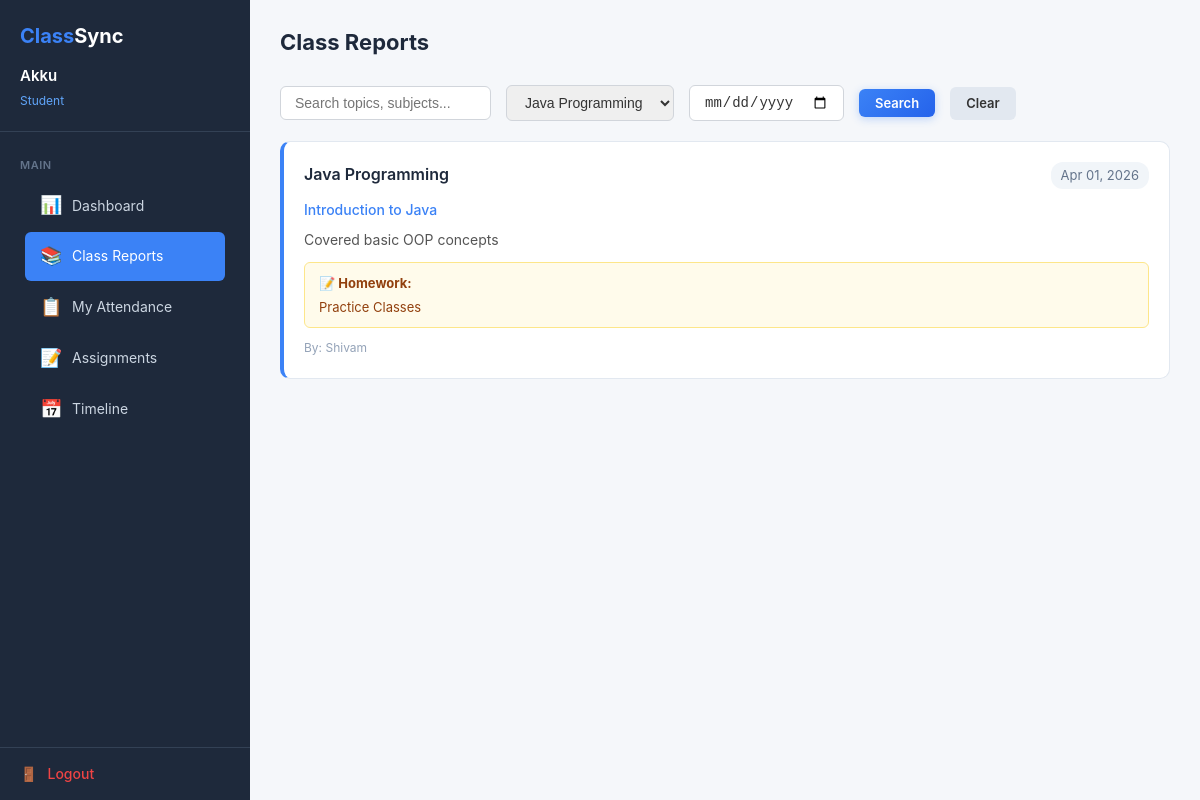
Page /student/reports.php?subject=Java Programming (signed in) on the committed database.
### tables this page shows
CREATE TABLE IF NOT EXISTS reports (
    report_id INT AUTO_INCREMENT PRIMARY KEY,
    teacher_id INT NOT NULL,
    subject_id INT NOT NULL,
    course_id INT NOT NULL,
    year VARCHAR(20) NOT NULL,
    section_id INT NOT NULL,
    topic VARCHAR(200) NOT NULL,
    description TEXT,
    homework TEXT,
    date DATE NOT NULL,
    created_at TIMESTAMP DEFAULT CURRENT_TIMESTAMP,
    FOREIGN KEY (teacher_id) REFERENCES users(id) ON DELETE CASCADE,
    FOREIGN KEY (subject_id) REFERENCES subjects(subject_id) ON DELETE CASCADE,
    FOREIGN KEY (course_id) REFERENCES courses(course_id) ON DELETE CASCADE,
    FOREIGN KEY (section_id) REFERENCES sections(section_id) ON DELETE CASCADE
);

CREATE TABLE IF NOT EXISTS subjects (
    subject_id INT AUTO_INCREMENT PRIMARY KEY,
    subject_name VARCHAR(100) NOT NULL,
    teacher_id INT NOT NULL,
    FOREIGN KEY (teacher_id) REFERENCES users(id) ON DELETE CASCADE
);

CREATE TABLE IF NOT EXISTS users (
    id INT AUTO_INCREMENT PRIMARY KEY,
    name VARCHAR(100) NOT NULL,
    email VARCHAR(100) NOT NULL UNIQUE,
    password VARCHAR(255) NOT NULL,
    role ENUM('admin', 'teacher', 'student') NOT NULL,
    registration_number VARCHAR(20) UNIQUE,
     
    course_id INT NULL,
    year VARCHAR(20) NULL,
    section_id INT NULL,
     
    department VARCHAR(100) NULL,
    subject_id INT NULL,
    created_at TIMESTAMP DEFAULT CURRENT_TIMESTAMP,
    FOREIGN KEY (course_id) REFERENCES courses(course_id) ON DELETE SET NULL,
    FOREIGN KEY (section_id) REFERENCES sections(section_id) ON DELETE SET NULL
);

### student/reports.php (the view, shortened to what this page needs)
<?php
require_once '../config/database.php';
$user_id = $_SESSION['user_id'];
$user_info = $conn->query("SELECT course_id, year, section_id FROM users WHERE id = $user_id")->fetch_assoc();
$course_id = $user_info['course_id'] ?? 0;
$year = $user_info['year'] ?? '';
$section_id = $user_info['section_id'] ?? 0;
$filter_subject = $_GET['subject'] ?? '';
$filter_date = $_GET['date'] ?? '';
$search = $_GET['search'] ?? '';
$query = "SELECT r.*, u.name as teacher_name, s.subject_name FROM reports r
          JOIN users u ON r.teacher_id = u.id
          JOIN subjects s ON r.subject_id = s.subject_id
          WHERE r.course_id = ? AND r.year = ? AND r.section_id = ?";
$params = [$course_id, $year, $section_id];
$types = "isi";
if ($filter_subject) {
    $query .= " AND s.subject_name = ?";
    $params[] = $filter_subject;
    $types .= "s";
}
$query .= " ORDER BY r.date DESC";
$stmt = $conn->prepare($query);
if (!empty($params)) {
    $stmt->bind_param($types, ...$params);
}
$stmt->execute();
$reports = $stmt->get_result();
$subjects = $conn->query("
    SELECT DISTINCT s.subject_name
    FROM reports r
    JOIN subjects s ON r.subject_id = s.subject_id
    WHERE r.course_id = '$course_id' AND r.year = '$year' AND r.section_id = '$section_id'
    ORDER BY s.subject_name ASC
");
$missed_dates = [];
?>
<!DOCTYPE html>
<html lang="en">
<head>
    <link rel="stylesheet" href="/ClassSync/assets/css/style.css">
    <link rel="stylesheet" href="/ClassSync/assets/css/dashboard.css">
</head>
<body>
    <div class="dashboard-page">
        <?php include '../includes/sidebar.php'; ?>
        <div class="main-content">
            <div class="top-bar">
                <div>
                    <h1>Class Reports</h1>
                </div>
            </div>
            <form method="GET" class="filter-bar">
                <input type="text" name="search" placeholder="Search topics, subjects..." value="<?php echo htmlspecialchars($search); ?>">
                <select name="subject">
                    <?php while ($s = $subjects->fetch_assoc()): ?>
                        <option value="<?php echo htmlspecialchars($s['subject_name']); ?>" <?php echo $filter_subject === $s['subject_name'] ? 'selected' : ''; ?>>
                            <?php echo htmlspecialchars($s['subject_name']); ?>
                        </option>
                    <?php endwhile; ?>
                </select>
                <input type="date" name="date" value="<?php echo $filter_date; ?>">
                <button type="submit" class="btn btn-blue btn-sm">Search</button>
                <a href="/ClassSync/student/reports.php" class="btn btn-sm" style="background:#e2e8f0;color:#333;">Clear</a>
            </form>
            <?php if ($reports->num_rows > 0): ?>
                <?php while ($r = $reports->fetch_assoc()):
                    $is_missed = in_array($r['date'], $missed_dates);
                ?>
                <div class="report-card" style="<?php echo $is_missed ? 'border-left-color:#ef4444;background:#fef2f2;' : ''; ?>">
                    <div class="report-header">
                        <span class="report-subject"><?php echo htmlspecialchars($r['subject_name']); ?></span>
                        <span class="report-date"><?php echo date('M d, Y', strtotime($r['date'])); ?></span>
                    </div>
                    <div class="report-topic"><?php echo htmlspecialchars($r['topic']); ?></div>
                    <div class="report-desc"><?php echo nl2br(htmlspecialchars($r['description'])); ?></div>
                    <?php if (!empty($r['homework'])): ?>
                    <div class="report-homework">
                        <strong>📝 Homework:</strong>
                        <?php echo htmlspecialchars($r['homework']); ?>
                    </div>
                    <?php endif; ?>
                    <div style="font-size:12px;color:#94a3b8;margin-top:10px;">By: <?php echo htmlspecialchars($r['teacher_name']); ?></div>
                </div>
                <?php endwhile; ?>
            <?php endif; ?>
        </div>
    </div>
</body>
</html>

### assets/css/style.css (style rules this page uses)
* { margin: 0; padding: 0; box-sizing: border-box; }
body { font-family: 'Inter', 'Segoe UI', Tahoma, Geneva, Verdana, sans-serif; line-height: 1.6; color: #1e293b; background-color: #f8fafc; -webkit-font-smoothing: antialiased; }
a { text-decoration: none; color: inherit; }
.btn { display: inline-flex; align-items: center; gap: 8px; padding: 13px 30px; border-radius: 10px; font-size: 15px; font-weight: 600; cursor: pointer; border: none; transition: all 0.3s ease; font-family: 'Inter', sans-serif; }
.btn-blue { background: linear-gradient(135deg, #3b82f6, #2563eb); color: #fff; box-shadow: 0 2px 8px rgba(59,130,246,0.3); }
.btn-sm { padding: 6px 16px; font-size: 13px; border-radius: 6px; }

### assets/css/dashboard.css (style rules this page uses)
.dashboard-page { display: flex; min-height: 100vh; }
.main-content { flex: 1; margin-left: 250px; padding: 25px 30px; background: #f5f7fa; min-height: 100vh; }
.top-bar { display: flex; justify-content: space-between; align-items: center; margin-bottom: 25px; }
.top-bar h1 { font-size: 22px; font-weight: 700; color: #1e293b; }
.filter-bar { display: flex; gap: 15px; align-items: center; margin-bottom: 20px; flex-wrap: wrap; }
.filter-bar input, .filter-bar select { padding: 8px 14px; border: 1px solid #d1d5db; border-radius: 6px; font-size: 14px; color: #333; }
.report-card { background: #fff; border: 1px solid #e2e8f0; border-radius: 10px; padding: 20px; margin-bottom: 15px; border-left: 4px solid #3b82f6; }
.report-card .report-header { display: flex; justify-content: space-between; align-items: flex-start; margin-bottom: 10px; }
.report-card .report-subject { font-size: 16px; font-weight: 600; color: #1e293b; }
.report-card .report-date { font-size: 13px; color: #64748b; background: #f1f5f9; padding: 3px 10px; border-radius: 12px; }
.report-card .report-topic { font-size: 14px; font-weight: 500; color: #3b82f6; margin-bottom: 8px; }
.report-card .report-desc { font-size: 14px; color: #555; line-height: 1.6; margin-bottom: 10px; }
.report-card .report-homework { background: #fffbeb; border: 1px solid #fde68a; padding: 10px 14px; border-radius: 6px; font-size: 13px; color: #92400e; }
.report-card .report-homework strong { display: block; margin-bottom: 3px; }

### rows in the picture
reports: subject.subject_name "Java Programming", date "Apr 01, 2026", topic "Introduction to Java", description "Covered basic OOP concepts", homework "Practice Classes", teacher.name "Shivam"

### other values in the picture
$user['name'] "Akku"
$user['role'] "Student"
form field subject "Java Programming"
